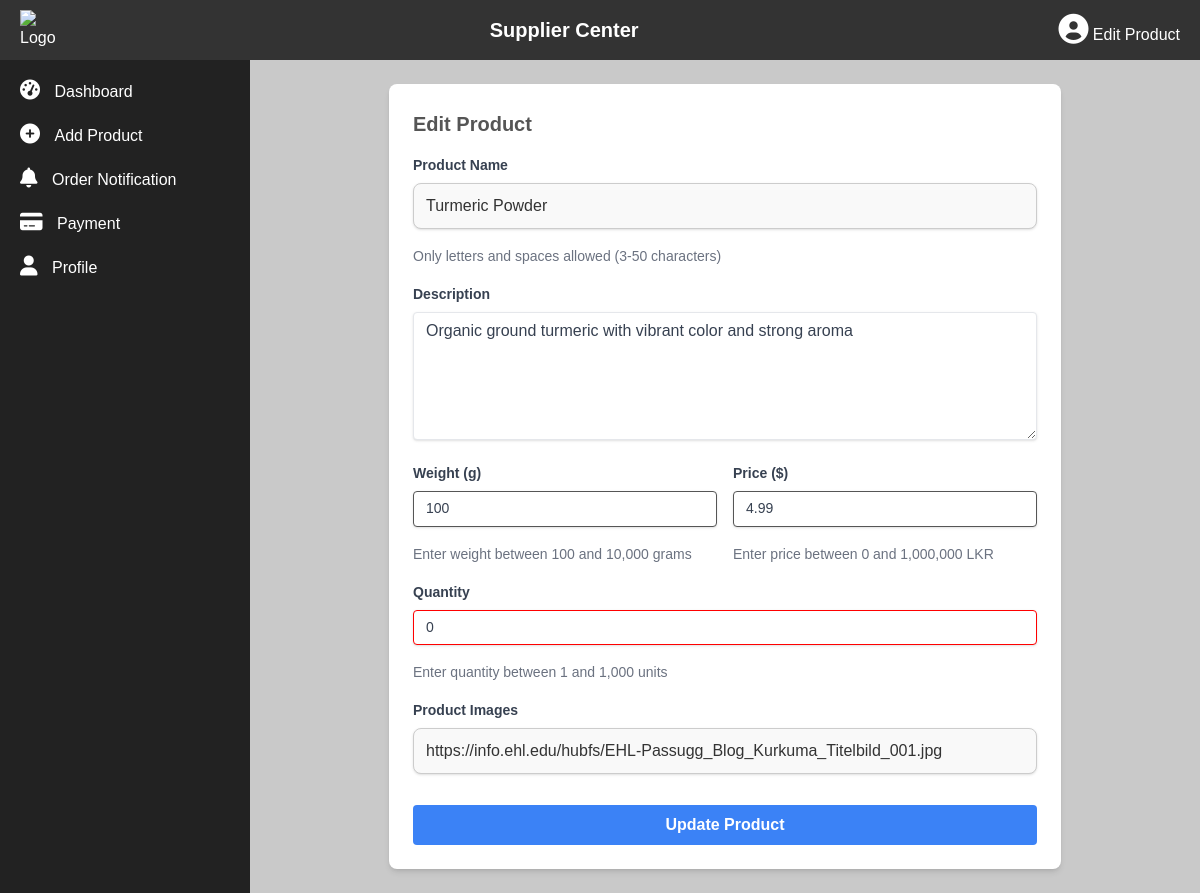
The page /ceylon/editProduct.php?id=3 (signed in) on the database its author committed.
### tables this page shows
CREATE TABLE `product` (
  `product_id` int(11) NOT NULL,
  `top_email` varchar(100) DEFAULT NULL,
  `name` varchar(45) DEFAULT NULL,
  `description` text DEFAULT NULL,
  `weight` int(11) DEFAULT NULL,
  `price` double DEFAULT NULL,
  `no_of_products` int(11) DEFAULT NULL,
  `product_images` text DEFAULT NULL
);

### ceylon/editProduct.php (the view, shortened to what this page needs)
<?php
include('connection.php');
$product_id = $_GET['id'];
$product = null;
try {
    $sql = "SELECT * FROM `product` WHERE `product_id` = ?";
    $stmt = $conn->prepare($sql);
    $stmt->bind_param("s", $product_id);
    $stmt->execute();
    $result = $stmt->get_result();
    if ($result->num_rows > 0) {
        $product = $result->fetch_assoc();
    } else {
        header("Location: supplierDashboard.php?error=Product not found");
        exit();
    }
} catch (Exception $e) {
    header("Location: supplierDashboard.php?error=" . urlencode($e->getMessage()));
    exit();
}
?>
<!DOCTYPE html>
<html lang="en">
<head>
    <link rel="stylesheet" href="style.css">
    <link rel="stylesheet" href="https://cdnjs.cloudflare.com/ajax/libs/font-awesome/6.0.0/css/all.min.css">
    <script src="https://cdn.tailwindcss.com"></script>
</head>
<body class="dashboard-body">
    <nav class="navbar">
        <div class="navbar-logo">
            <img src="./images/logo.png" alt="Logo" class="logo">
        </div>
        <span class="navbar-text">Supplier Center</span>
        <div class="navbar-profile">
            <i class="fas fa-user-circle profile-icon"></i>
            <span>Edit Product</span>
        </div>
    </nav>
    <div class="dashboard-container">
        <aside class="sidebar">
            <ul class="sidebar-menu">
                <li class="sidebar-item">
                    <a href="supplierDashboard.php" style="text-decoration: none; color: white;">
                        <i class="fas fa-tachometer-alt sidebar-icon"></i>
                        <span class="sidebar-text">Dashboard</span>
                    </a>
                </li>
                <li class="sidebar-item">
                    <a href="supplierAddProduct.php" style="text-decoration: none; color: white;">
                        <i class="fas fa-plus-circle sidebar-icon"></i>
                        <span class="sidebar-text">Add Product</span>
                    </a>
                </li>
                <li class="sidebar-item">
                    <a href="supplierNotification.php" style="text-decoration: none; color: white;">
                        <i class="fas fa-bell sidebar-icon"></i>
                        <span class="sidebar-text">Order Notification</span>
                    </a>
                </li>
                <li class="sidebar-item">
                    <a href="supplierPayment.php" style="text-decoration: none; color: white;">
                        <i class="fas fa-credit-card sidebar-icon"></i>
                        <span class="sidebar-text">Payment</span>
                    </a>
                </li>
                <li class="sidebar-item">
                    <a href="supplierProfile.php" style="text-decoration: none; color: white;">
                        <i class="fas fa-user sidebar-icon"></i>
                        <span class="sidebar-text">Profile</span>
                    </a>
                </li>
            </ul>
        </aside>
        <main class="main-content p-6">
            <div class="max-w-2xl mx-auto">
                <div class="bg-white rounded-lg shadow-md p-6">
                    <h2 class="text-2xl font-semibold mb-6">Edit Product</h2>
                    <form method="POST" class="space-y-4" id="productForm">
                        <div>
                            <label class="block text-gray-700 text-sm font-bold mb-2" for="name">
                                Product Name
                            </label>
                            <input type="text"
                                   id="name"
                                   name="name"
                                   required
                                   pattern="[a-zA-Z\s]+"
                                   minlength="3"
                                   maxlength="50"
                                   class="shadow appearance-none border rounded w-full py-2 px-3 text-gray-700 leading-tight focus:outline-none focus:shadow-outline bg-white"
                                   value="<?php echo htmlspecialchars($product['name']); ?>">
                            <span class="text-sm text-gray-500">Only letters and spaces allowed (3-50 characters)</span>
                        </div>
                        <div>
                            <label class="block text-gray-700 text-sm font-bold mb-2" for="description">
                                Description
                            </label>
                            <textarea id="description"
                                      name="description"
                                      required
                                      class="shadow appearance-none border rounded w-full py-2 px-3 text-gray-700 leading-tight focus:outline-none focus:shadow-outline h-32 bg-white"
                            ><?php echo htmlspecialchars($product['description']); ?></textarea>
                        </div>
                        <div class="grid grid-cols-2 gap-4">
                            <div>
                                <label class="block text-gray-700 text-sm font-bold mb-2" for="weight">
                                    Weight (g)
                                </label>
                                <input type="number"
                                       id="weight"
                                       name="weight"
                                       required
                                       min="100"
                                       max="10000"
                                       step="0.1"
                                       class="shadow appearance-none border rounded w-full py-2 px-3 text-gray-700 leading-tight focus:outline-none focus:shadow-outline bg-white"
                                       value="<?php echo htmlspecialchars($product['weight']); ?>">
                                <span class="text-sm text-gray-500">Enter weight between 100 and 10,000 grams</span>
                            </div>
                            <div>
                                <label class="block text-gray-700 text-sm font-bold mb-2" for="price">
                                    Price ($)
                                </label>
                                <input type="number"
                                       id="price"
                                       name="price"
                                       required
                                       min="0"
                                       max="1000000"
                                       step="0.01"
                                       class="shadow appearance-none border rounded w-full py-2 px-3 text-gray-700 leading-tight focus:outline-none focus:shadow-outline bg-white"
                                       value="<?php echo htmlspecialchars($product['price']); ?>">
                                <span class="text-sm text-gray-500">Enter price between 0 and 1,000,000 LKR</span>
                            </div>
                        </div>
                        <div>
                            <label class="block text-gray-700 text-sm font-bold mb-2" for="no_of_products">
                                Quantity
                            </label>
                            <input type="number"
                                   id="no_of_products"
                                   name="no_of_products"
                                   required
                                   min="1"
                                   max="1000"
                                   class="shadow appearance-none border rounded w-full py-2 px-3 text-gray-700 leading-tight focus:outline-none focus:shadow-outline bg-white"
                                   value="<?php echo htmlspecialchars($product['no_of_products']); ?>">
                            <span class="text-sm text-gray-500">Enter quantity between 1 and 1,000 units</span>
                        </div>
                        <div>
                            <label class="block text-gray-700 text-sm font-bold mb-2" for="product_images">
                                Product Images
                            </label>
                            <input type="text"
                                   id="product_images"
                                   name="product_images"
                                   class="shadow appearance-none border rounded w-full py-2 px-3 text-gray-700 leading-tight focus:outline-none focus:shadow-outline bg-white"
                                   value="<?php echo htmlspecialchars($product['product_images']); ?>">
                        </div>
                        <div class="flex items-center justify-end">
                            <button type="submit"
                                    class="bg-blue-500 hover:bg-blue-700 text-white font-bold py-2 px-4 rounded focus:outline-none focus:shadow-outline">
                                Update Product
                            </button>
                        </div>
                    </form>
                </div>
            </div>
        </main>
    </div>
</body>
</html>

### ceylon/style.css (style rules this page uses)
* { margin: 0; padding: 0; box-sizing: border-box; }
body { font-family: 'Arial', sans-serif; background: linear-gradient(135deg, #f4f4f4, #e0e0e0); display: flex; justify-content: center; align-items: center; height: 100vh; padding: 10px; }
.dashboard-body { display: block; justify-content: normal; align-items: normal; height: auto; padding: 0; }
.logo { max-width: 150px; height: auto; }
form label { display: block; margin-bottom: 8px; font-weight: 600; color: #fff; font-size: 14px; }
form input { width: 100%; padding: 10px; margin-bottom: 15px; border: 1px solid #555; border-radius: 6px; font-size: 14px; background-color: #444; color: #fff; transition: border-color 0.3s ease, box-shadow 0.3s ease; }
button { width: 100%; padding: 12px; border: none; border-radius: 6px; cursor: pointer; font-size: 16px; font-weight: bold; transition: background-color 0.3s ease, transform 0.2s ease; }
a { color: #007bff; text-decoration: none; transition: color 0.3s ease; }
.navbar { display: flex; justify-content: space-between; align-items: center; background-color: #333; color: #fff; padding: 10px 20px; height: 60px; }
.navbar-logo { display: flex; align-items: center; }
.navbar-logo .logo { width: 40px; height: 40px; margin-right: 10px; }
.navbar-text { font-size: 20px; font-weight: bold; }
.navbar-profile .profile-icon { font-size: 30px; cursor: pointer; }
.dashboard-container { display: flex; height: calc(100vh - 60px); }
.sidebar { width: 250px; background-color: #222; color: #fff; padding: 20px; }
.sidebar-menu { list-style: none; }
.sidebar-item { display: flex; align-items: center; margin-bottom: 20px; cursor: pointer; transition: color 0.3s ease; }
.sidebar-icon { font-size: 20px; margin-right: 10px; }
.sidebar-text { font-size: 16px; }
.main-content { flex: 1; padding: 20px; background-color: #c9c9c9; overflow-y: auto; }
.main-content h2 { font-size: 20px; margin-bottom: 15px; color: #555; }
input[type="text"], input[type="email"], input[type="password"] { width: 100%; padding: 12px; font-size: 16px; border: 1px solid #ccc; border-radius: 8px; background-color: #f9f9f9; color: #333; transition: border-color 0.3s ease, box-shadow 0.3s ease; }
label { font-weight: 600; color: #333; margin-bottom: 8px; font-size: 14px; display: block; }

### ceylon/editProduct.php (style rules this page uses)
input:invalid { border-color: #FF0000; }

### rows shown on the page
product: name "Turmeric Powder", description "Organic ground turmeric with vibrant color and strong aroma", weight "100", price "4.99", no_of_products "0", product_images "https://info.ehl.edu/hubfs/EHL-Passugg_Blog_Kurkuma_Titelbild_001.jpg"
